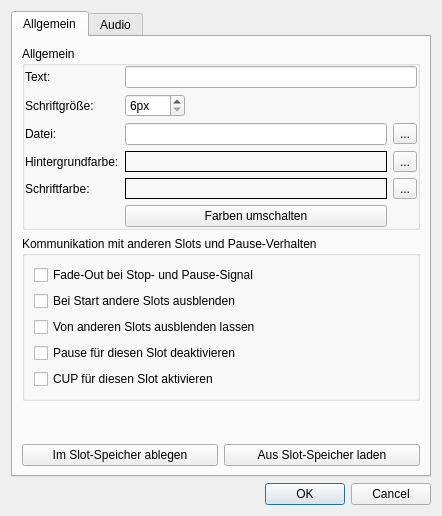
<?xml version="1.0" encoding="UTF-8"?>
<ui version="4.0">
 <class>EditCartSlotDialog</class>
 <widget class="QDialog" name="EditCartSlotDialog">
  <property name="geometry">
   <rect>
    <x>0</x>
    <y>0</y>
    <width>442</width>
    <height>511</height>
   </rect>
  </property>
  <property name="windowTitle">
   <string>Slot editieren</string>
  </property>
  <layout class="QVBoxLayout" name="verticalLayout_2">
   <item>
    <widget class="QTabWidget" name="tabWidget">
     <property name="currentIndex">
      <number>0</number>
     </property>
     <widget class="QWidget" name="tab">
      <attribute name="title">
       <string>Allgemein</string>
      </attribute>
      <layout class="QVBoxLayout" name="verticalLayout_3">
       <item>
        <widget class="QGroupBox" name="groupBox_2">
         <property name="title">
          <string>Allgemein</string>
         </property>
         <property name="flat">
          <bool>true</bool>
         </property>
         <layout class="QGridLayout" name="gridLayout_3">
          <property name="leftMargin">
           <number>0</number>
          </property>
          <property name="topMargin">
           <number>0</number>
          </property>
          <property name="rightMargin">
           <number>0</number>
          </property>
          <property name="bottomMargin">
           <number>0</number>
          </property>
          <item row="2" column="0">
           <widget class="QLabel" name="label_3">
            <property name="sizePolicy">
             <sizepolicy hsizetype="Fixed" vsizetype="Preferred">
              <horstretch>0</horstretch>
              <verstretch>0</verstretch>
             </sizepolicy>
            </property>
            <property name="text">
             <string>Datei:</string>
            </property>
           </widget>
          </item>
          <item row="2" column="2" colspan="2">
           <widget class="QLineEdit" name="fileText"/>
          </item>
          <item row="0" column="2" colspan="3">
           <widget class="QLineEdit" name="line1Text"/>
          </item>
          <item row="0" column="0">
           <widget class="QLabel" name="label">
            <property name="sizePolicy">
             <sizepolicy hsizetype="Fixed" vsizetype="Preferred">
              <horstretch>0</horstretch>
              <verstretch>0</verstretch>
             </sizepolicy>
            </property>
            <property name="text">
             <string>Text:</string>
            </property>
           </widget>
          </item>
          <item row="3" column="0">
           <widget class="QLabel" name="label_4">
            <property name="sizePolicy">
             <sizepolicy hsizetype="Fixed" vsizetype="Preferred">
              <horstretch>0</horstretch>
              <verstretch>0</verstretch>
             </sizepolicy>
            </property>
            <property name="text">
             <string>Hintergrundfarbe:</string>
            </property>
           </widget>
          </item>
          <item row="1" column="0">
           <widget class="QLabel" name="label_5">
            <property name="text">
             <string>Schriftgröße:</string>
            </property>
           </widget>
          </item>
          <item row="2" column="4">
           <widget class="QToolButton" name="selectFileButton">
            <property name="text">
             <string notr="true">...</string>
            </property>
           </widget>
          </item>
          <item row="3" column="2" colspan="2">
           <widget class="QLabel" name="colorLabel">
            <property name="sizePolicy">
             <sizepolicy hsizetype="Expanding" vsizetype="Preferred">
              <horstretch>0</horstretch>
              <verstretch>0</verstretch>
             </sizepolicy>
            </property>
            <property name="autoFillBackground">
             <bool>false</bool>
            </property>
            <property name="styleSheet">
             <string notr="true">border:1px solid #000000;</string>
            </property>
           </widget>
          </item>
          <item row="1" column="2">
           <widget class="QSpinBox" name="fontSizeSpinBox">
            <property name="sizePolicy">
             <sizepolicy hsizetype="Fixed" vsizetype="Fixed">
              <horstretch>0</horstretch>
              <verstretch>0</verstretch>
             </sizepolicy>
            </property>
            <property name="suffix">
             <string notr="true">px</string>
            </property>
            <property name="minimum">
             <number>6</number>
            </property>
            <property name="maximum">
             <number>300</number>
            </property>
           </widget>
          </item>
          <item row="3" column="4">
           <widget class="QToolButton" name="selectColorButton">
            <property name="text">
             <string notr="true">...</string>
            </property>
           </widget>
          </item>
          <item row="4" column="2" colspan="2">
           <widget class="QLabel" name="fontColorLabel">
            <property name="sizePolicy">
             <sizepolicy hsizetype="Expanding" vsizetype="Preferred">
              <horstretch>0</horstretch>
              <verstretch>0</verstretch>
             </sizepolicy>
            </property>
            <property name="styleSheet">
             <string notr="true">border:1px solid #000000;</string>
            </property>
           </widget>
          </item>
          <item row="4" column="0">
           <widget class="QLabel" name="label_8">
            <property name="text">
             <string>Schriftfarbe:</string>
            </property>
           </widget>
          </item>
          <item row="4" column="4">
           <widget class="QToolButton" name="selectFontColorButton">
            <property name="text">
             <string notr="true">...</string>
            </property>
           </widget>
          </item>
          <item row="5" column="2" colspan="2">
           <widget class="QPushButton" name="swapColorsButton">
            <property name="text">
             <string>Farben umschalten</string>
            </property>
           </widget>
          </item>
         </layout>
        </widget>
       </item>
       <item>
        <widget class="QGroupBox" name="groupBox_4">
         <property name="title">
          <string>Kommunikation mit anderen Slots und Pause-Verhalten</string>
         </property>
         <property name="flat">
          <bool>true</bool>
         </property>
         <layout class="QVBoxLayout" name="verticalLayout">
          <item>
           <widget class="QCheckBox" name="fadeOutCheckBox">
            <property name="text">
             <string>Fade-Out bei Stop- und Pause-Signal</string>
            </property>
           </widget>
          </item>
          <item>
           <widget class="QCheckBox" name="fadeOthersCheckBox">
            <property name="text">
             <string>Bei Start andere Slots ausblenden</string>
            </property>
           </widget>
          </item>
          <item>
           <widget class="QCheckBox" name="letFadeCheckBox">
            <property name="text">
             <string>Von anderen Slots ausblenden lassen</string>
            </property>
           </widget>
          </item>
          <item>
           <widget class="QCheckBox" name="disablePause">
            <property name="text">
             <string>Pause für diesen Slot deaktivieren</string>
            </property>
           </widget>
          </item>
          <item>
           <widget class="QCheckBox" name="enableCup">
            <property name="text">
             <string>CUP für diesen Slot aktivieren</string>
            </property>
           </widget>
          </item>
         </layout>
        </widget>
       </item>
       <item>
        <widget class="DeviceSelectWidget" name="deviceSelectWidget" native="true"/>
       </item>
       <item>
        <spacer name="verticalSpacer">
         <property name="orientation">
          <enum>Qt::Vertical</enum>
         </property>
         <property name="sizeHint" stdset="0">
          <size>
           <width>20</width>
           <height>40</height>
          </size>
         </property>
        </spacer>
       </item>
       <item>
        <layout class="QHBoxLayout" name="slotStoreLayout">
         <item>
          <widget class="QPushButton" name="saveSlotButton">
           <property name="text">
            <string>Im Slot-Speicher ablegen</string>
           </property>
          </widget>
         </item>
         <item>
          <widget class="QPushButton" name="loadSlotButton">
           <property name="text">
            <string>Aus Slot-Speicher laden</string>
           </property>
          </widget>
         </item>
        </layout>
       </item>
      </layout>
     </widget>
     <widget class="QWidget" name="tab_2">
      <attribute name="title">
       <string>Audio</string>
      </attribute>
      <layout class="QVBoxLayout" name="verticalLayout_4">
       <item>
        <widget class="QScrollArea" name="scrollArea">
         <property name="minimumSize">
          <size>
           <width>0</width>
           <height>200</height>
          </size>
         </property>
         <property name="maximumSize">
          <size>
           <width>16777215</width>
           <height>200</height>
          </size>
         </property>
         <property name="palette">
          <palette>
           <active>
            <colorrole role="WindowText">
             <brush brushstyle="SolidPattern">
              <color alpha="255">
               <red>255</red>
               <green>255</green>
               <blue>255</blue>
              </color>
             </brush>
            </colorrole>
            <colorrole role="Button">
             <brush brushstyle="SolidPattern">
              <color alpha="255">
               <red>0</red>
               <green>0</green>
               <blue>0</blue>
              </color>
             </brush>
            </colorrole>
            <colorrole role="Light">
             <brush brushstyle="SolidPattern">
              <color alpha="255">
               <red>0</red>
               <green>0</green>
               <blue>0</blue>
              </color>
             </brush>
            </colorrole>
            <colorrole role="Midlight">
             <brush brushstyle="SolidPattern">
              <color alpha="255">
               <red>0</red>
               <green>0</green>
               <blue>0</blue>
              </color>
             </brush>
            </colorrole>
            <colorrole role="Dark">
             <brush brushstyle="SolidPattern">
              <color alpha="255">
               <red>0</red>
               <green>0</green>
               <blue>0</blue>
              </color>
             </brush>
            </colorrole>
            <colorrole role="Mid">
             <brush brushstyle="SolidPattern">
              <color alpha="255">
               <red>0</red>
               <green>0</green>
               <blue>0</blue>
              </color>
             </brush>
            </colorrole>
            <colorrole role="Text">
             <brush brushstyle="SolidPattern">
              <color alpha="255">
               <red>255</red>
               <green>255</green>
               <blue>255</blue>
              </color>
             </brush>
            </colorrole>
            <colorrole role="BrightText">
             <brush brushstyle="SolidPattern">
              <color alpha="255">
               <red>255</red>
               <green>255</green>
               <blue>255</blue>
              </color>
             </brush>
            </colorrole>
            <colorrole role="ButtonText">
             <brush brushstyle="SolidPattern">
              <color alpha="255">
               <red>255</red>
               <green>255</green>
               <blue>255</blue>
              </color>
             </brush>
            </colorrole>
            <colorrole role="Base">
             <brush brushstyle="SolidPattern">
              <color alpha="255">
               <red>0</red>
               <green>0</green>
               <blue>0</blue>
              </color>
             </brush>
            </colorrole>
            <colorrole role="Window">
             <brush brushstyle="SolidPattern">
              <color alpha="255">
               <red>0</red>
               <green>0</green>
               <blue>0</blue>
              </color>
             </brush>
            </colorrole>
            <colorrole role="Shadow">
             <brush brushstyle="SolidPattern">
              <color alpha="255">
               <red>0</red>
               <green>0</green>
               <blue>0</blue>
              </color>
             </brush>
            </colorrole>
            <colorrole role="AlternateBase">
             <brush brushstyle="SolidPattern">
              <color alpha="255">
               <red>0</red>
               <green>0</green>
               <blue>0</blue>
              </color>
             </brush>
            </colorrole>
            <colorrole role="ToolTipBase">
             <brush brushstyle="SolidPattern">
              <color alpha="255">
               <red>255</red>
               <green>255</green>
               <blue>220</blue>
              </color>
             </brush>
            </colorrole>
            <colorrole role="ToolTipText">
             <brush brushstyle="SolidPattern">
              <color alpha="255">
               <red>0</red>
               <green>0</green>
               <blue>0</blue>
              </color>
             </brush>
            </colorrole>
           </active>
           <inactive>
            <colorrole role="WindowText">
             <brush brushstyle="SolidPattern">
              <color alpha="255">
               <red>255</red>
               <green>255</green>
               <blue>255</blue>
              </color>
             </brush>
            </colorrole>
            <colorrole role="Button">
             <brush brushstyle="SolidPattern">
              <color alpha="255">
               <red>0</red>
               <green>0</green>
               <blue>0</blue>
              </color>
             </brush>
            </colorrole>
            <colorrole role="Light">
             <brush brushstyle="SolidPattern">
              <color alpha="255">
               <red>0</red>
               <green>0</green>
               <blue>0</blue>
              </color>
             </brush>
            </colorrole>
            <colorrole role="Midlight">
             <brush brushstyle="SolidPattern">
              <color alpha="255">
               <red>0</red>
               <green>0</green>
               <blue>0</blue>
              </color>
             </brush>
            </colorrole>
            <colorrole role="Dark">
             <brush brushstyle="SolidPattern">
              <color alpha="255">
               <red>0</red>
               <green>0</green>
               <blue>0</blue>
              </color>
             </brush>
            </colorrole>
            <colorrole role="Mid">
             <brush brushstyle="SolidPattern">
              <color alpha="255">
               <red>0</red>
               <green>0</green>
               <blue>0</blue>
              </color>
             </brush>
            </colorrole>
            <colorrole role="Text">
             <brush brushstyle="SolidPattern">
              <color alpha="255">
               <red>255</red>
               <green>255</green>
               <blue>255</blue>
              </color>
             </brush>
            </colorrole>
            <colorrole role="BrightText">
             <brush brushstyle="SolidPattern">
              <color alpha="255">
               <red>255</red>
               <green>255</green>
               <blue>255</blue>
              </color>
             </brush>
            </colorrole>
            <colorrole role="ButtonText">
             <brush brushstyle="SolidPattern">
              <color alpha="255">
               <red>255</red>
               <green>255</green>
               <blue>255</blue>
              </color>
             </brush>
            </colorrole>
            <colorrole role="Base">
             <brush brushstyle="SolidPattern">
              <color alpha="255">
               <red>0</red>
               <green>0</green>
               <blue>0</blue>
              </color>
             </brush>
            </colorrole>
            <colorrole role="Window">
             <brush brushstyle="SolidPattern">
              <color alpha="255">
               <red>0</red>
               <green>0</green>
               <blue>0</blue>
              </color>
             </brush>
            </colorrole>
            <colorrole role="Shadow">
             <brush brushstyle="SolidPattern">
              <color alpha="255">
               <red>0</red>
               <green>0</green>
               <blue>0</blue>
              </color>
             </brush>
            </colorrole>
            <colorrole role="AlternateBase">
             <brush brushstyle="SolidPattern">
              <color alpha="255">
               <red>0</red>
               <green>0</green>
               <blue>0</blue>
              </color>
             </brush>
            </colorrole>
            <colorrole role="ToolTipBase">
             <brush brushstyle="SolidPattern">
              <color alpha="255">
               <red>255</red>
               <green>255</green>
               <blue>220</blue>
              </color>
             </brush>
            </colorrole>
            <colorrole role="ToolTipText">
             <brush brushstyle="SolidPattern">
              <color alpha="255">
               <red>0</red>
               <green>0</green>
               <blue>0</blue>
              </color>
             </brush>
            </colorrole>
           </inactive>
           <disabled>
            <colorrole role="WindowText">
             <brush brushstyle="SolidPattern">
              <color alpha="255">
               <red>0</red>
               <green>0</green>
               <blue>0</blue>
              </color>
             </brush>
            </colorrole>
            <colorrole role="Button">
             <brush brushstyle="SolidPattern">
              <color alpha="255">
               <red>0</red>
               <green>0</green>
               <blue>0</blue>
              </color>
             </brush>
            </colorrole>
            <colorrole role="Light">
             <brush brushstyle="SolidPattern">
              <color alpha="255">
               <red>0</red>
               <green>0</green>
               <blue>0</blue>
              </color>
             </brush>
            </colorrole>
            <colorrole role="Midlight">
             <brush brushstyle="SolidPattern">
              <color alpha="255">
               <red>0</red>
               <green>0</green>
               <blue>0</blue>
              </color>
             </brush>
            </colorrole>
            <colorrole role="Dark">
             <brush brushstyle="SolidPattern">
              <color alpha="255">
               <red>0</red>
               <green>0</green>
               <blue>0</blue>
              </color>
             </brush>
            </colorrole>
            <colorrole role="Mid">
             <brush brushstyle="SolidPattern">
              <color alpha="255">
               <red>0</red>
               <green>0</green>
               <blue>0</blue>
              </color>
             </brush>
            </colorrole>
            <colorrole role="Text">
             <brush brushstyle="SolidPattern">
              <color alpha="255">
               <red>0</red>
               <green>0</green>
               <blue>0</blue>
              </color>
             </brush>
            </colorrole>
            <colorrole role="BrightText">
             <brush brushstyle="SolidPattern">
              <color alpha="255">
               <red>255</red>
               <green>255</green>
               <blue>255</blue>
              </color>
             </brush>
            </colorrole>
            <colorrole role="ButtonText">
             <brush brushstyle="SolidPattern">
              <color alpha="255">
               <red>0</red>
               <green>0</green>
               <blue>0</blue>
              </color>
             </brush>
            </colorrole>
            <colorrole role="Base">
             <brush brushstyle="SolidPattern">
              <color alpha="255">
               <red>0</red>
               <green>0</green>
               <blue>0</blue>
              </color>
             </brush>
            </colorrole>
            <colorrole role="Window">
             <brush brushstyle="SolidPattern">
              <color alpha="255">
               <red>0</red>
               <green>0</green>
               <blue>0</blue>
              </color>
             </brush>
            </colorrole>
            <colorrole role="Shadow">
             <brush brushstyle="SolidPattern">
              <color alpha="255">
               <red>0</red>
               <green>0</green>
               <blue>0</blue>
              </color>
             </brush>
            </colorrole>
            <colorrole role="AlternateBase">
             <brush brushstyle="SolidPattern">
              <color alpha="255">
               <red>0</red>
               <green>0</green>
               <blue>0</blue>
              </color>
             </brush>
            </colorrole>
            <colorrole role="ToolTipBase">
             <brush brushstyle="SolidPattern">
              <color alpha="255">
               <red>255</red>
               <green>255</green>
               <blue>220</blue>
              </color>
             </brush>
            </colorrole>
            <colorrole role="ToolTipText">
             <brush brushstyle="SolidPattern">
              <color alpha="255">
               <red>0</red>
               <green>0</green>
               <blue>0</blue>
              </color>
             </brush>
            </colorrole>
           </disabled>
          </palette>
         </property>
         <property name="verticalScrollBarPolicy">
          <enum>Qt::ScrollBarAlwaysOff</enum>
         </property>
         <property name="horizontalScrollBarPolicy">
          <enum>Qt::ScrollBarAlwaysOn</enum>
         </property>
         <property name="widgetResizable">
          <bool>true</bool>
         </property>
         <widget class="QWidget" name="scrollAreaWidgetContents">
          <property name="geometry">
           <rect>
            <x>0</x>
            <y>0</y>
            <width>98</width>
            <height>181</height>
           </rect>
          </property>
         </widget>
        </widget>
       </item>
       <item>
        <widget class="QWidget" name="widget_3" native="true">
         <layout class="QHBoxLayout" name="horizontalLayout_3">
          <property name="spacing">
           <number>0</number>
          </property>
          <property name="leftMargin">
           <number>0</number>
          </property>
          <property name="topMargin">
           <number>0</number>
          </property>
          <property name="rightMargin">
           <number>0</number>
          </property>
          <property name="bottomMargin">
           <number>0</number>
          </property>
          <item>
           <widget class="QPushButton" name="playButton">
            <property name="icon">
             <iconset resource="icons.qrc">
              <normaloff>:/icons/control_play_blue.png</normaloff>:/icons/control_play_blue.png</iconset>
            </property>
            <property name="flat">
             <bool>true</bool>
            </property>
           </widget>
          </item>
          <item>
           <widget class="QPushButton" name="stopButton">
            <property name="icon">
             <iconset resource="icons.qrc">
              <normaloff>:/icons/control_stop_blue.png</normaloff>:/icons/control_stop_blue.png</iconset>
            </property>
            <property name="flat">
             <bool>true</bool>
            </property>
           </widget>
          </item>
          <item>
           <spacer name="horizontalSpacer_3">
            <property name="orientation">
             <enum>Qt::Horizontal</enum>
            </property>
            <property name="sizeHint" stdset="0">
             <size>
              <width>40</width>
              <height>20</height>
             </size>
            </property>
           </spacer>
          </item>
          <item>
           <widget class="QPushButton" name="autoscrollButton">
            <property name="icon">
             <iconset resource="icons.qrc">
              <normaloff>:/icons/timeline_marker.png</normaloff>:/icons/timeline_marker.png</iconset>
            </property>
            <property name="checkable">
             <bool>true</bool>
            </property>
            <property name="checked">
             <bool>true</bool>
            </property>
            <property name="flat">
             <bool>true</bool>
            </property>
           </widget>
          </item>
          <item>
           <spacer name="horizontalSpacer_4">
            <property name="orientation">
             <enum>Qt::Horizontal</enum>
            </property>
            <property name="sizeHint" stdset="0">
             <size>
              <width>40</width>
              <height>20</height>
             </size>
            </property>
           </spacer>
          </item>
          <item>
           <widget class="QPushButton" name="zoomInButton">
            <property name="icon">
             <iconset resource="icons.qrc">
              <normaloff>:/icons/zoom_in.png</normaloff>:/icons/zoom_in.png</iconset>
            </property>
            <property name="flat">
             <bool>true</bool>
            </property>
           </widget>
          </item>
          <item>
           <widget class="QPushButton" name="zoomOutButton">
            <property name="icon">
             <iconset resource="icons.qrc">
              <normaloff>:/icons/zoom_out.png</normaloff>:/icons/zoom_out.png</iconset>
            </property>
            <property name="flat">
             <bool>true</bool>
            </property>
           </widget>
          </item>
         </layout>
        </widget>
       </item>
       <item>
        <widget class="QTabWidget" name="tabWidget2">
         <property name="currentIndex">
          <number>0</number>
         </property>
         <widget class="QWidget" name="tabWidgetPage1">
          <attribute name="icon">
           <iconset resource="icons.qrc">
            <normaloff>:/icons/sound.png</normaloff>:/icons/sound.png</iconset>
          </attribute>
          <attribute name="title">
           <string>Abspieloptionen</string>
          </attribute>
          <layout class="QGridLayout" name="gridLayout">
           <item row="3" column="1" colspan="3">
            <widget class="QSpinBox" name="pitchSpinBox">
             <property name="suffix">
              <string notr="true">%</string>
             </property>
             <property name="minimum">
              <number>-50</number>
             </property>
             <property name="maximum">
              <number>50</number>
             </property>
            </widget>
           </item>
           <item row="3" column="4">
            <spacer name="horizontalSpacer_2">
             <property name="orientation">
              <enum>Qt::Horizontal</enum>
             </property>
             <property name="sizeHint" stdset="0">
              <size>
               <width>40</width>
               <height>20</height>
              </size>
             </property>
            </spacer>
           </item>
           <item row="3" column="0">
            <widget class="QLabel" name="label_9">
             <property name="text">
              <string>Pitch:</string>
             </property>
            </widget>
           </item>
           <item row="2" column="0">
            <widget class="QLabel" name="label_7">
             <property name="text">
              <string>Stop:</string>
             </property>
            </widget>
           </item>
           <item row="1" column="0">
            <widget class="QLabel" name="label_2">
             <property name="text">
              <string>Start:</string>
             </property>
            </widget>
           </item>
           <item row="0" column="0" colspan="6">
            <widget class="QCheckBox" name="loopCheckBox">
             <property name="text">
              <string>Loop</string>
             </property>
             <property name="icon">
              <iconset resource="icons.qrc">
               <normaloff>:/icons/control_repeat_blue.png</normaloff>:/icons/control_repeat_blue.png</iconset>
             </property>
            </widget>
           </item>
           <item row="1" column="1">
            <widget class="QPushButton" name="playCueButton">
             <property name="minimumSize">
              <size>
               <width>30</width>
               <height>0</height>
              </size>
             </property>
             <property name="maximumSize">
              <size>
               <width>30</width>
               <height>16777215</height>
              </size>
             </property>
             <property name="icon">
              <iconset resource="icons.qrc">
               <normaloff>:/icons/control_play_blue.png</normaloff>:/icons/control_play_blue.png</iconset>
             </property>
            </widget>
           </item>
           <item row="1" column="3" colspan="2">
            <widget class="QTimeEdit" name="startPosTime">
             <property name="displayFormat">
              <string notr="true">mm:ss.zzz</string>
             </property>
            </widget>
           </item>
           <item row="2" column="1">
            <widget class="QPushButton" name="stopCueButton">
             <property name="minimumSize">
              <size>
               <width>30</width>
               <height>0</height>
              </size>
             </property>
             <property name="maximumSize">
              <size>
               <width>30</width>
               <height>16777215</height>
              </size>
             </property>
             <property name="icon">
              <iconset resource="icons.qrc">
               <normaloff>:/icons/control_play_blue.png</normaloff>:/icons/control_play_blue.png</iconset>
             </property>
            </widget>
           </item>
           <item row="2" column="3" colspan="2">
            <widget class="QTimeEdit" name="stopPosTime">
             <property name="displayFormat">
              <string notr="true">-mm:ss.zzz</string>
             </property>
            </widget>
           </item>
           <item row="1" column="5">
            <spacer name="horizontalSpacer">
             <property name="orientation">
              <enum>Qt::Horizontal</enum>
             </property>
             <property name="sizeHint" stdset="0">
              <size>
               <width>40</width>
               <height>20</height>
              </size>
             </property>
            </spacer>
           </item>
           <item row="4" column="0" colspan="6">
            <widget class="QWidget" name="widget" native="true">
             <layout class="QHBoxLayout" name="horizontalLayout">
              <property name="leftMargin">
               <number>0</number>
              </property>
              <property name="topMargin">
               <number>0</number>
              </property>
              <property name="rightMargin">
               <number>0</number>
              </property>
              <property name="bottomMargin">
               <number>0</number>
              </property>
              <item>
               <widget class="QLabel" name="label_6">
                <property name="text">
                 <string>Lautstärke anpassen:</string>
                </property>
               </widget>
              </item>
              <item>
               <widget class="QDoubleSpinBox" name="volSpinBox">
                <property name="sizePolicy">
                 <sizepolicy hsizetype="Minimum" vsizetype="Fixed">
                  <horstretch>0</horstretch>
                  <verstretch>0</verstretch>
                 </sizepolicy>
                </property>
                <property name="suffix">
                 <string notr="true"> db</string>
                </property>
                <property name="minimum">
                 <double>-99.989999999999995</double>
                </property>
               </widget>
              </item>
              <item>
               <widget class="QPushButton" name="getMaxVolButton">
                <property name="text">
                 <string>automatisch ermitteln</string>
                </property>
               </widget>
              </item>
             </layout>
            </widget>
           </item>
           <item row="1" column="2">
            <widget class="QPushButton" name="setStartPointButton">
             <property name="icon">
              <iconset resource="icons.qrc">
               <normaloff>:/icons/flag_2.png</normaloff>:/icons/flag_2.png</iconset>
             </property>
            </widget>
           </item>
           <item row="2" column="2">
            <widget class="QPushButton" name="setStopPointButton">
             <property name="icon">
              <iconset resource="icons.qrc">
               <normaloff>:/icons/flag_2.png</normaloff>:/icons/flag_2.png</iconset>
             </property>
            </widget>
           </item>
          </layout>
         </widget>
         <widget class="QWidget" name="tab_3">
          <attribute name="icon">
           <iconset resource="icons.qrc">
            <normaloff>:/icons/mixer.png</normaloff>:/icons/mixer.png</iconset>
          </attribute>
          <attribute name="title">
           <string>Equalizer</string>
          </attribute>
          <layout class="QVBoxLayout" name="verticalLayout_5">
           <item>
            <widget class="QCheckBox" name="eqActiveCheckBox">
             <property name="text">
              <string>aktiviert</string>
             </property>
            </widget>
           </item>
           <item>
            <layout class="QHBoxLayout" name="horizontalLayout_2">
             <item>
              <widget class="QSlider" name="eqCh1">
               <property name="minimum">
                <number>-15</number>
               </property>
               <property name="maximum">
                <number>15</number>
               </property>
               <property name="orientation">
                <enum>Qt::Vertical</enum>
               </property>
               <property name="tickPosition">
                <enum>QSlider::TicksBothSides</enum>
               </property>
               <property name="tickInterval">
                <number>2</number>
               </property>
              </widget>
             </item>
             <item>
              <widget class="QSlider" name="eqCh2">
               <property name="minimum">
                <number>-15</number>
               </property>
               <property name="maximum">
                <number>15</number>
               </property>
               <property name="orientation">
                <enum>Qt::Vertical</enum>
               </property>
               <property name="tickPosition">
                <enum>QSlider::TicksBothSides</enum>
               </property>
               <property name="tickInterval">
                <number>2</number>
               </property>
              </widget>
             </item>
             <item>
              <widget class="QSlider" name="eqCh3">
               <property name="minimum">
                <number>-15</number>
               </property>
               <property name="maximum">
                <number>15</number>
               </property>
               <property name="orientation">
                <enum>Qt::Vertical</enum>
               </property>
               <property name="tickPosition">
                <enum>QSlider::TicksBothSides</enum>
               </property>
               <property name="tickInterval">
                <number>2</number>
               </property>
              </widget>
             </item>
             <item>
              <widget class="QSlider" name="eqCh4">
               <property name="minimum">
                <number>-15</number>
               </property>
               <property name="maximum">
                <number>15</number>
               </property>
               <property name="orientation">
                <enum>Qt::Vertical</enum>
               </property>
               <property name="tickPosition">
                <enum>QSlider::TicksBothSides</enum>
               </property>
               <property name="tickInterval">
                <number>2</number>
               </property>
              </widget>
             </item>
             <item>
              <widget class="QSlider" name="eqCh5">
               <property name="minimum">
                <number>-15</number>
               </property>
               <property name="maximum">
                <number>15</number>
               </property>
               <property name="orientation">
                <enum>Qt::Vertical</enum>
               </property>
               <property name="tickPosition">
                <enum>QSlider::TicksBothSides</enum>
               </property>
               <property name="tickInterval">
                <number>2</number>
               </property>
              </widget>
             </item>
             <item>
              <widget class="QSlider" name="eqCh6">
               <property name="minimum">
                <number>-15</number>
               </property>
               <property name="maximum">
                <number>15</number>
               </property>
               <property name="orientation">
                <enum>Qt::Vertical</enum>
               </property>
               <property name="tickPosition">
                <enum>QSlider::TicksBothSides</enum>
               </property>
               <property name="tickInterval">
                <number>2</number>
               </property>
              </widget>
             </item>
             <item>
              <widget class="QSlider" name="eqCh7">
               <property name="minimum">
                <number>-15</number>
               </property>
               <property name="maximum">
                <number>15</number>
               </property>
               <property name="orientation">
                <enum>Qt::Vertical</enum>
               </property>
               <property name="tickPosition">
                <enum>QSlider::TicksBothSides</enum>
               </property>
               <property name="tickInterval">
                <number>2</number>
               </property>
              </widget>
             </item>
             <item>
              <widget class="QSlider" name="eqCh8">
               <property name="minimum">
                <number>-15</number>
               </property>
               <property name="maximum">
                <number>15</number>
               </property>
               <property name="orientation">
                <enum>Qt::Vertical</enum>
               </property>
               <property name="tickPosition">
                <enum>QSlider::TicksBothSides</enum>
               </property>
               <property name="tickInterval">
                <number>2</number>
               </property>
              </widget>
             </item>
             <item>
              <widget class="QSlider" name="eqCh9">
               <property name="minimum">
                <number>-15</number>
               </property>
               <property name="maximum">
                <number>15</number>
               </property>
               <property name="orientation">
                <enum>Qt::Vertical</enum>
               </property>
               <property name="tickPosition">
                <enum>QSlider::TicksBothSides</enum>
               </property>
               <property name="tickInterval">
                <number>2</number>
               </property>
              </widget>
             </item>
             <item>
              <widget class="QSlider" name="eqCh10">
               <property name="minimum">
                <number>-15</number>
               </property>
               <property name="maximum">
                <number>15</number>
               </property>
               <property name="orientation">
                <enum>Qt::Vertical</enum>
               </property>
               <property name="tickPosition">
                <enum>QSlider::TicksBothSides</enum>
               </property>
               <property name="tickInterval">
                <number>2</number>
               </property>
              </widget>
             </item>
            </layout>
           </item>
          </layout>
         </widget>
        </widget>
       </item>
      </layout>
     </widget>
    </widget>
   </item>
   <item>
    <widget class="QDialogButtonBox" name="buttonBox">
     <property name="orientation">
      <enum>Qt::Horizontal</enum>
     </property>
     <property name="standardButtons">
      <set>QDialogButtonBox::Cancel|QDialogButtonBox::Ok</set>
     </property>
    </widget>
   </item>
  </layout>
 </widget>
 <customwidgets>
  <customwidget>
   <class>DeviceSelectWidget</class>
   <extends>QWidget</extends>
   <header>view/deviceselectwidget.h</header>
   <container>1</container>
  </customwidget>
 </customwidgets>
 <resources>
  <include location="icons.qrc"/>
 </resources>
 <connections>
  <connection>
   <sender>buttonBox</sender>
   <signal>accepted()</signal>
   <receiver>EditCartSlotDialog</receiver>
   <slot>accept()</slot>
   <hints>
    <hint type="sourcelabel">
     <x>248</x>
     <y>254</y>
    </hint>
    <hint type="destinationlabel">
     <x>157</x>
     <y>274</y>
    </hint>
   </hints>
  </connection>
  <connection>
   <sender>buttonBox</sender>
   <signal>rejected()</signal>
   <receiver>EditCartSlotDialog</receiver>
   <slot>reject()</slot>
   <hints>
    <hint type="sourcelabel">
     <x>316</x>
     <y>260</y>
    </hint>
    <hint type="destinationlabel">
     <x>286</x>
     <y>274</y>
    </hint>
   </hints>
  </connection>
 </connections>
</ui>
